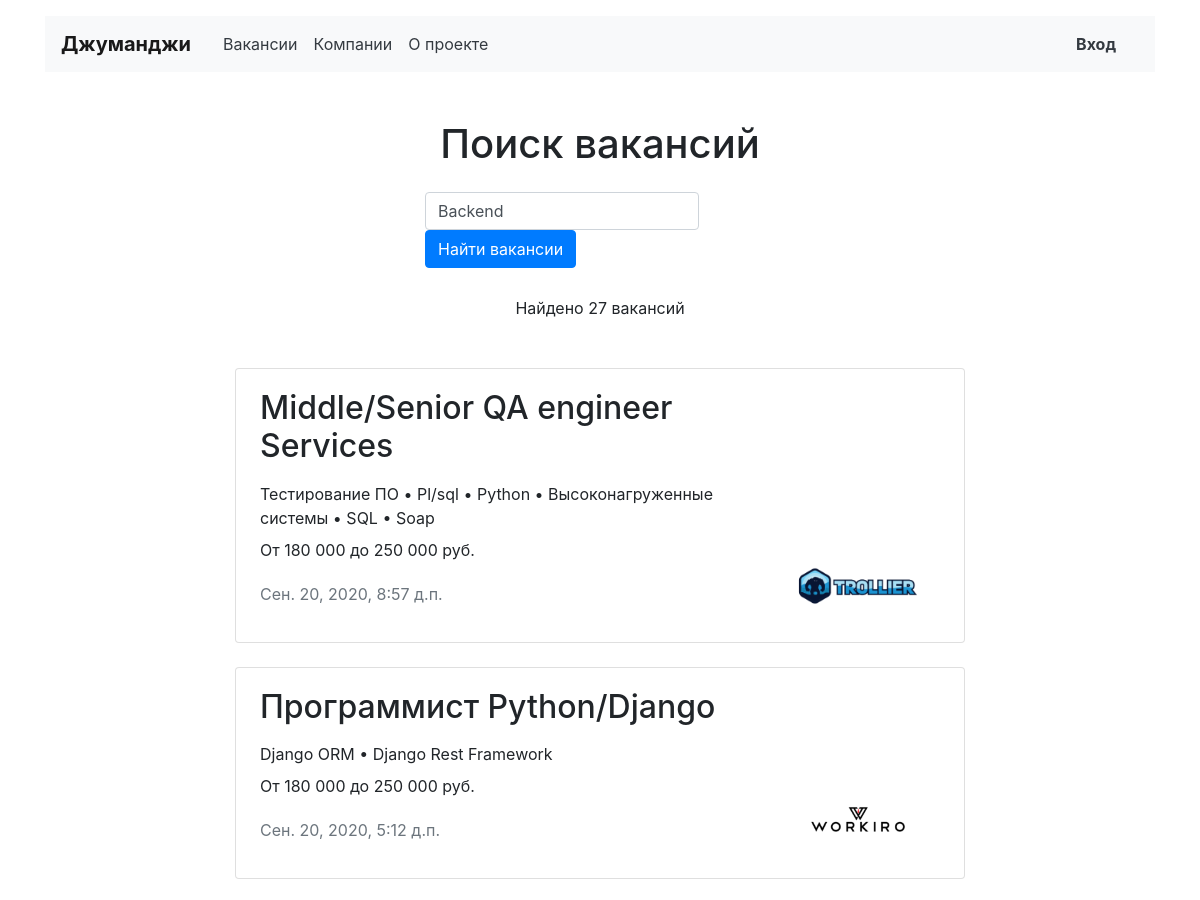
The app's page /search/?search=Python (upper part), older data.
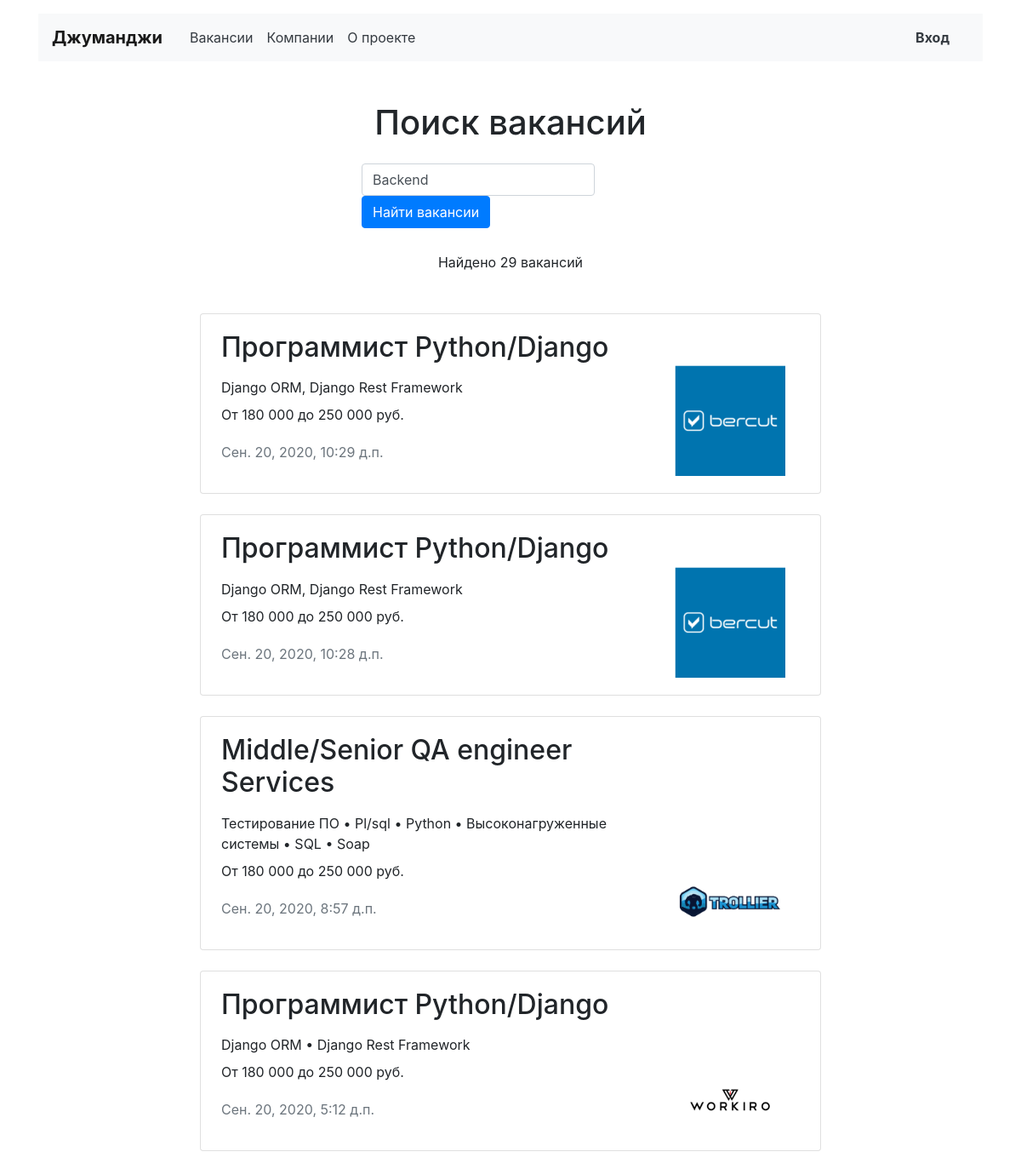
The same page, newer data.
### vacancies/models.py (models this page shows, shortened)
class Vacancy(models.Model):
    title = models.CharField(max_length=40, blank=True, null=True, verbose_name='Название вакансии')
    specialty = models.ForeignKey(
        Specialty,
        related_name='vacancies',
        on_delete=models.CASCADE,
        verbose_name='Специализация')
    company = models.ForeignKey(
        Company,
        related_name='vacancies',
        on_delete=models.CASCADE,
        verbose_name='Название компании')
    skills = models.CharField(
        max_length=1000,
        blank=True,
        null=True,
        verbose_name='Требуемые навыки')
    description = models.CharField(
        max_length=10000,
        blank=True, null=True,
        verbose_name='Описание вакансии')
    salary_min = models.IntegerField(verbose_name='Зарплата от')
    salary_max = models.IntegerField(verbose_name='Зарплата до')
    published_at = models.DateTimeField(auto_now=True)

class Company(models.Model):
    name = models.CharField(max_length=100, verbose_name='Название компании')
    location = models.CharField(max_length=100, blank=True, verbose_name='География')
    logo = models.ImageField(upload_to='company_images', blank=True, verbose_name='Логотип')
    description = models.CharField(max_length=100, blank=True, verbose_name='Информация о компании')
    employee_count = models.IntegerField(verbose_name='Количество человек в компании', blank=True)
    owner = models.ForeignKey(User, related_name='companies', on_delete=models.CASCADE)

### vacancies/views.py (the view)
# urls.py: path('search/', views.VacancySearch.as_view(), name='search'),
class VacancySearch(VacancyListView):
    template_name = 'search.html'
    def get_queryset(self):
        query = self.request.GET.get('search')
        return Vacancy.objects.filter(
            Q(title__icontains=query) | Q(description__icontains=query)
        ).order_by('-published_at')

### templates/search.html
{% extends 'base.html' %}
{% block content %}
  <main class="container mt-3">
    <section>
        <h1 class="h1 text-center mt-5 mb-4">Поиск вакансий</h1>
        <div class="row">
            <div class="col-md-7 col-lg-5 col-xl-4 col-sm-8 mx-auto">
            <form class="form-inline sm-form mr-auto mb-4" action="{% url 'vacancies:search' %}" method="GET">
                <input class="form-control mr-sm-2" name='search' type="text" placeholder="Например: ios" value="Backend" aria-label="Search">
                <button class="btn btn-primary  my-0" type="submit">Найти вакансии</button>
            </form>
            </div>
        </div>
      <p class="text-center pt-1">{% if object_list %}Найдено {{ object_list.all.count }} вакансий{% else %}Ничего не найдено{% endif %}</p>
      <div class="row mt-5">
        <div class="col-12 col-lg-8 offset-lg-2 m-auto">
          {% for object in object_list %}
          <div class="card mb-4">
            <div class="card-body px-4">
              <div class="row">
                <div class="col-12 col-md-8 col-lg-9">
                  <h2 class="h2 pb-2">{{ object.title }}</h2>
                  <p class="mb-2">{{ object.skills}}</p>
                  <p>От 180 000 до 250 000 руб.</p>
                  <p class="text-muted pt-1">{{ object.published_at }}</p>
                </div>
                <div class="col-12 col-md-4 col-lg-3 d-flex align-items-end">
                  <a href="{% url 'vacancies:vacancy' object.id %}"><img src="{{ object.company.logo.url }}" width="130" alt=""></a>
                </div>
              </div>
            </div>
          </div>
        {% endfor %}
        </div>
      </div>
    </section>
  </main>
{% endblock %}

### templates/base.html
{% load static %}
{% include 'header.html' %}
{% include 'nav.html' %}
 {% block content %} {% endblock %}
 {% include 'footer.html' %}

### templates/header.html (shortened to what this page needs)
<!DOCTYPE html>
<html lang="ru">
<head>
  <link rel="stylesheet" href="https://stackpath.bootstrapcdn.com/bootstrap/4.3.1/css/bootstrap.min.css">
</head>

### templates/nav.html (shortened to what this page needs)
<body>
  <header class="container mt-3">
    <nav class="navbar navbar-expand-lg navbar-light bg-light">
      <a class="navbar-brand mr-4 font-weight-bold" href="{% url 'vacancies:index' %}">Джуманджи</a>
      <div class="collapse navbar-collapse justify-content-between" id="navbarNav">
        <ul class="navbar-nav col-10">
          <li class="nav-item">
            <a class="nav-link text-dark" href="{% url 'vacancies:vacancies' %}">Вакансии</a>
          </li>
          <li class="nav-item">
            <a class="nav-link text-dark" href="#">Компании</a>
          </li>
          <li class="nav-item">
            <a class="nav-link text-dark" href="#">О проекте</a>
          </li>
        </ul>
        <ul class="navbar-nav col-2 justify-content-end">
          {% if user.is_authenticated %}
          <li class="nav-item active">
            <div class="btn-group">
              <button type="button" class="btn dropdown-toggle font-weight-bold" data-toggle="dropdown" aria-haspopup="true" aria-expanded="false">{{ user.first_name }} {{user.last_name }}
              </button>
              <div class="dropdown-menu dropdown-menu-right mt-3">
                <a href="#" class="dropdown-item py-2">Профиль</a>
                <a href="{% url 'vacancies:myresume' %}" class="dropdown-item py-2">Резюме</a>
                <a href="{% url 'vacancies:mycompany' %}" class="dropdown-item py-2">Компания</a>
                <a href="{% url 'vacancies:logout' %}?next=/" class="dropdown-item py-2">Выйти</a>
              </div>
            </div>
          </li>
          {% else %}
          <li class="nav-item"><a class="nav-link text-dark font-weight-bold" href="{%  url 'vacancies:login' %}">Вход</a>{% endif %}</li>
        </ul>
      </div>
    </nav>
  </header>

### templates/footer.html (shortened to what this page needs)
</body>
</html>

Row changes from the older to the newer data that the page shows:
added Vacancy: title "Программист Python/Django", skills "Django ORM, Django Rest Framework", published_at "Сен. 20, 2020, 10:29 д.п.", company.logo (picture)
added Vacancy: title "Программист Python/Django", skills "Django ORM, Django Rest Framework", published_at "Сен. 20, 2020, 10:28 д.п.", company.logo (picture)
Text that changed along with them:
{{ object_list.all.count }}: "27" → "29"
